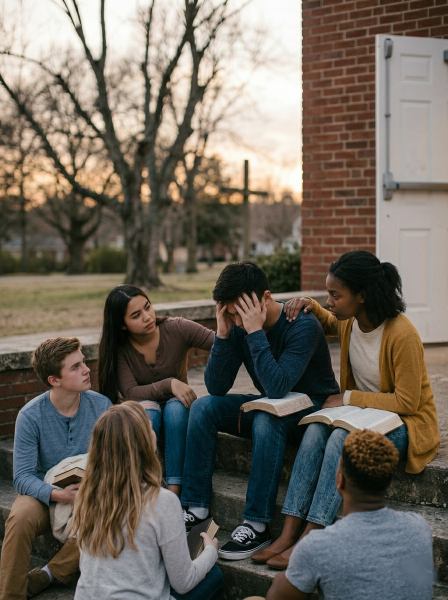
#> input picture WhatLoveLooksLike/love-bears-all-things.png, 896 x 1200 px (shown at 1/2 size); its folder holds only this picture in this run
$ python finish_panel.py love-bears-all-things.png
#> lines starting #> are read from the running program, lines starting #| are printed output that depends on the picture
#!/usr/bin/env python3
"""Finish a WhatLoveLooksLike panel for 8.5x11 print.

Workflow per image:
  1. Crop a thin strip off the bottom to remove the Gemini watermark
     (the sparkle logo lives in the bottom-right corner of every Gemini
     image; cropping the full bottom strip is the cleanest fix and only
     costs a sliver of negative space, since the locked-template puts
     subjects in the lower two-thirds and reserves the TOP third for
     text overlay anyway).
  2. Center-crop to 8.5x11 aspect ratio (portrait or landscape).
     For portrait targets from a 4:3 portrait source the aspect is
     already very close, so almost no content is lost. Landscape
     targets from portrait sources are destructive (~50% loss) — only
     use for panels that were generated landscape natively.
  3. Upscale to 300 DPI using LANCZOS.

Default output: WhatLoveLooksLike/print/<source_filename>

Usage:
  python finish_panel.py love-is-not-jealous.png
  python finish_panel.py love-is-kind_gemini.png --landscape
  python finish_panel.py --all                      # every PNG in the dir
  python finish_panel.py love-is-patient-chatgpt.png --no-watermark-crop

Future upgrade path: for sharper results, post-process the output through
Real-ESRGAN (4x model) or Topaz Gigapixel. LANCZOS at 2.4x is acceptable
for a wall viewed from > 6 feet but soft up close.
"""

import argparse
import sys
from pathlib import Path

from PIL import Image

DPI = 300
PORTRAIT_W  = int(8.5  * DPI)   # 2550
PORTRAIT_H  = int(11.0 * DPI)   # 3300
LANDSCAPE_W = int(11.0 * DPI)   # 3300
LANDSCAPE_H = int(8.5  * DPI)   # 2550

# Gemini watermark sits ~30-50px tall in the bottom-right of a ~1408-tall
# image. Cropping 6% of height (~85px on a 1408 image) gives a safe margin.
WATERMARK_BOTTOM_FRACTION = 0.06

BOOK_DIR = Path(__file__).parent
OUT_DIR  = BOOK_DIR / "print"


def finish(src_path: Path, orientation: str, strip_watermark: bool) -> Path:
#> called with orientation = 'portrait', strip_watermark = True
    print(f"\n{src_path.name}")
    img = Image.open(src_path).convert("RGB")
    sw, sh = img.size
#> sw = 896; sh = 1200
    print(f"  source:           {sw}x{sh}")
#|   source:           896x1200

    # 1. Strip Gemini watermark
    if strip_watermark:
        crop_bottom = int(sh * WATERMARK_BOTTOM_FRACTION)
#> crop_bottom = 72
        img = img.crop((0, 0, sw, sh - crop_bottom))
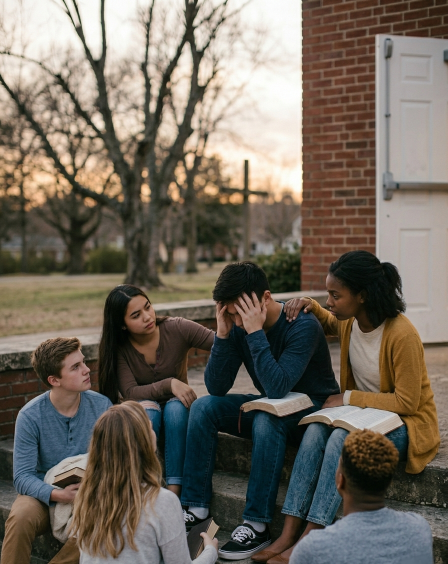
#> img: PIL image 896x1128 RGB (shown at 1/2 size); mean R, G, B 112.4, 104.2, 93.3
        sw, sh = img.size
#> sh = 1128
        print(f"  watermark cut:    {sw}x{sh}  (removed {crop_bottom}px from bottom)")
#|   watermark cut:    896x1128  (removed 72px from bottom)

    # 2. Crop to target aspect (center horizontally; bias top-crop downward
    #    so the upper-third negative space stays clear for text overlay)
    if orientation == "portrait":
        target_aspect = PORTRAIT_W / PORTRAIT_H
        target_final  = (PORTRAIT_W, PORTRAIT_H)
    else:
        target_aspect = LANDSCAPE_W / LANDSCAPE_H
        target_final  = (LANDSCAPE_W, LANDSCAPE_H)

    src_aspect = sw / sh
#> src_aspect = 0.794
    if abs(src_aspect - target_aspect) < 0.001:
        pass  # already matches
    elif src_aspect > target_aspect:
        new_w = int(round(sh * target_aspect))
#> new_w = 872
        x_off = (sw - new_w) // 2
#> x_off = 12
        img = img.crop((x_off, 0, x_off + new_w, sh))
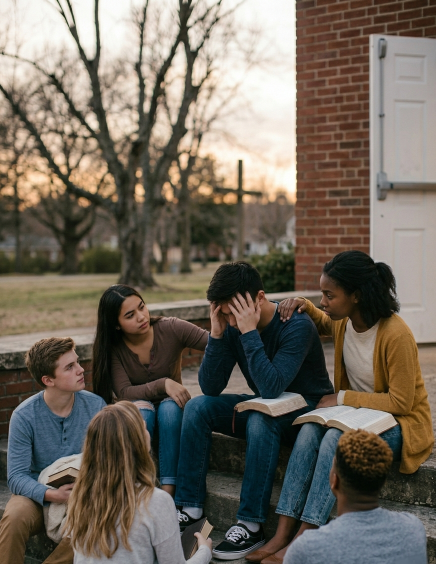
#> img: PIL image 872x1128 RGB (shown at 1/2 size); mean R, G, B 112.2, 104, 93.1
    else:
        new_h = int(round(sw / target_aspect))
        excess = sh - new_h
        # Bias: 25% of the excess from the top, 75% from the bottom.
        # Keeps subject grounded in lower portion and preserves more of
        # the upper-third negative space for verse text overlay.
        y_off = excess // 4
        img = img.crop((0, y_off, sw, y_off + new_h))
    sw, sh = img.size
#> sw = 872
    print(f"  aspect-cropped:   {sw}x{sh}  (target aspect {target_aspect:.4f})")
#|   aspect-cropped:   872x1128  (target aspect 0.7727)

    # 3. Upscale to print resolution
    img = img.resize(target_final, Image.LANCZOS)
#> img: PIL image 2550x3300 RGB
    print(f"  upscaled:         {target_final[0]}x{target_final[1]} @ {DPI} DPI")

    OUT_DIR.mkdir(exist_ok=True)
    out_path = OUT_DIR / src_path.name
#> (the run stopped early here; a loop or call above may not have finished)
